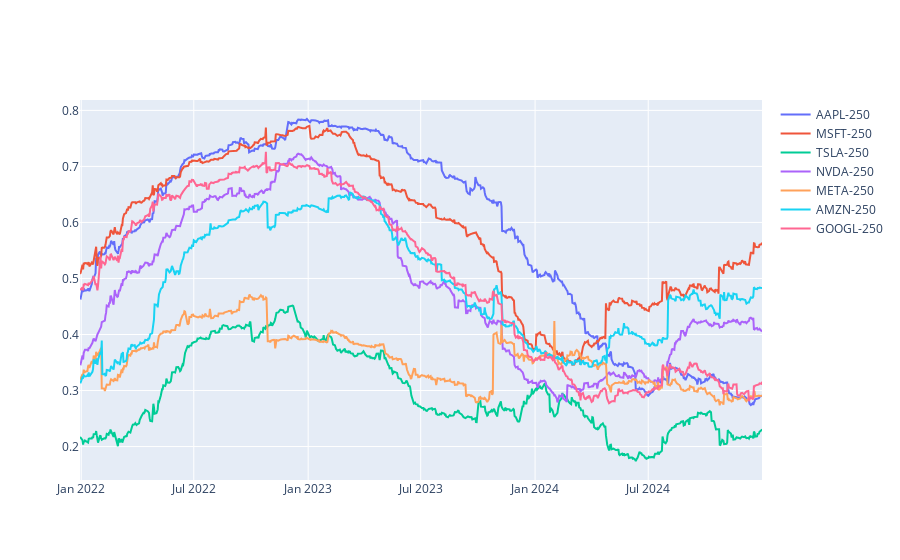

Source (notebook cell):
### Markdown cell above
*Plot*

### Code cell
fig = go.Figure()

for ticker in rolling_df['Asset'].unique():
    for window_size in [250]:
        _df = rolling_df.loc[(rolling_df['Asset'] == ticker) & (rolling_df['Window'] == window_size),:]
        _df = _df.sort_index()

        fig.add_trace(
            go.Scatter(
                x = _df.index,
                y = _df['R2'],
                name = f"{ticker}-{window_size}"
            )
        )
fig.show()

### Figure 1 — Plotly figure (JSON) as saved in the notebook; plotly's stock layout.template omitted (floating-point values rounded to 4 significant figures; data arrays with more than 128 entries replaced by an {"elided": "..."} marker saying what was removed)
{"data": [{"name": "AAPL-250", "type": "scatter", "x": {"elided": "755 str values"}, "y": {"elided": "755 float values"}}, {"name": "MSFT-250", "type": "scatter", "x": {"elided": "755 str values"}, "y": {"elided": "755 float values"}}, {"name": "TSLA-250", "type": "scatter", "x": {"elided": "755 str values"}, "y": {"elided": "755 float values"}}, {"name": "NVDA-250", "type": "scatter", "x": {"elided": "755 str values"}, "y": {"elided": "755 float values"}}, {"name": "META-250", "type": "scatter", "x": {"elided": "755 str values"}, "y": {"elided": "755 float values"}}, {"name": "AMZN-250", "type": "scatter", "x": {"elided": "755 str values"}, "y": {"elided": "755 float values"}}, {"name": "GOOGL-250", "type": "scatter", "x": {"elided": "755 str values"}, "y": {"elided": "755 float values"}}], "layout": {}}
